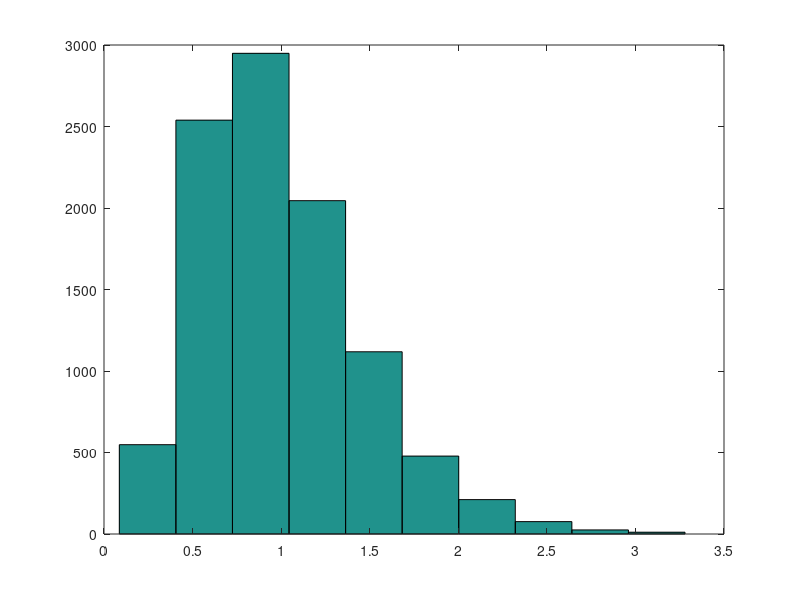

Source code (MATLAB):
%ee511 project6
clear all;close all;clc;
n = 5;
x = zeros(n,10000);
for i =1:n
    x(i,:) = exprnd(1,1,10000);
end;
en = sum(x,1);
sn = en./n;
mean_sn = mean(sn)
var_sn = var(sn)
hist(sn,10);